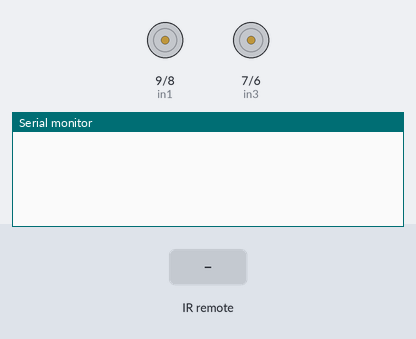
Bench run of a sketch on a simulated Arduino Uno, built with avr-gcc and run on an emulated ATmega328P. On the bench: motor-driver pin pairs drawn as motors (green arrow = first pin HIGH = forward, orange = second pin HIGH = backward, longer = more drive, scaled by the enable pin), the last lines printed to the serial monitor. The test bench sets the inputs (shaded band).

Above: at 1.2 s.
1.3 s: infrared code 0xFF22DD received
At 2.9 s:
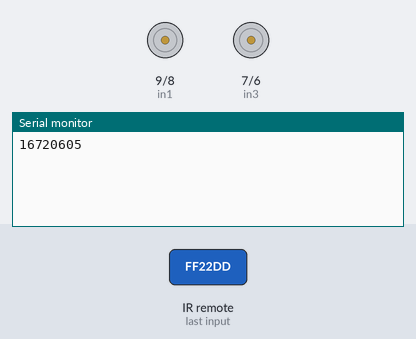
3.2 s: infrared code 0xFFC23D received
At 4.5 s:
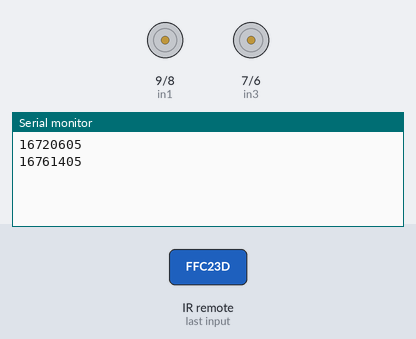
5.1 s: infrared code 0xFFA857 received
At 5.8 s:
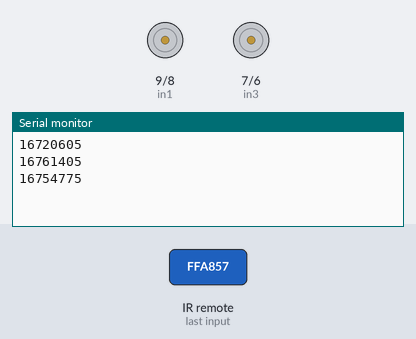
7.5 s: infrared code 0xFF629D received
At 8.1 s:
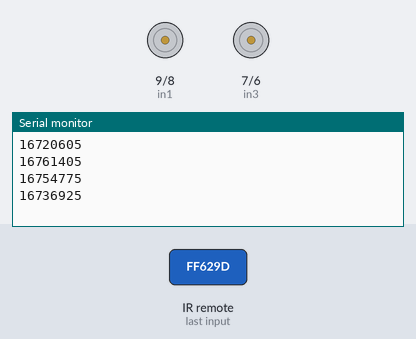
Timing chart, 0 to 10.5 s (numbered marks = the images above; inputs shaded):
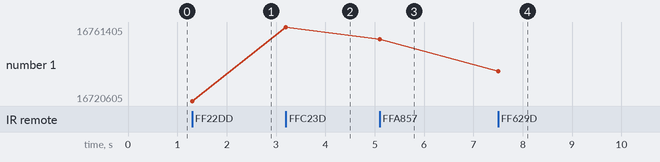

Measured:
- after the input at 1.3 s, the serial monitor: prints a new line at once (image 1)
- after the input at 3.2 s, the serial monitor: prints a new line at once (image 2)
- after the input at 5.1 s, the serial monitor: prints a new line at once (image 3)
- after the input at 7.5 s, the serial monitor: prints a new line at once (image 4)
- plotted number 1: 16720605 → 16761405 after the input at 3.2 s, 16761405 → 16754775 after the input at 5.1 s, 16754775 → 16736925 after the input at 7.5 s

The sketch:

movebot.ino
```cpp
//www.elegoo.com
//2016.09.12

#include <IRremote.h>
int receiverpin = 12;
int in1=9;
int in2=8;
int in3=7;
int in4=6;
int ENA=10;
int ENB=5;
int ABS=130;
unsigned long RED;
#define A 16720605

#define B 16761405

#define X 16712445

#define C 16754775

#define D 16736925

#define hashtag 16732845


IRrecv irrecv(receiverpin);
decode_results results;

void _mForward()
{
  digitalWrite(in1,LOW);
  digitalWrite(in2,HIGH);
  digitalWrite(in3,LOW);
  digitalWrite(in4,HIGH);
  delay(285);
  digitalWrite(in1,LOW);
  digitalWrite(in2,LOW);
  digitalWrite(in3,LOW);
  digitalWrite(in4,LOW);

}
void _mBack()
{
  digitalWrite(in1,HIGH);
  digitalWrite(in2,LOW);
  digitalWrite(in3,HIGH);
  digitalWrite(in4,LOW);
  delay(285);
  digitalWrite(in1,LOW);
  digitalWrite(in2,LOW);
  digitalWrite(in3,LOW);
  digitalWrite(in4,LOW);

}
void _mleft()
{
  digitalWrite(in1,LOW);
  digitalWrite(in2,HIGH);
  digitalWrite(in3,HIGH);
  digitalWrite(in4,LOW);
  delay(750);
  digitalWrite(in1,LOW);
  digitalWrite(in2,LOW);
  digitalWrite(in3,LOW);
  digitalWrite(in4,LOW);


}
void _mright()
{
  digitalWrite(in1,HIGH);
  digitalWrite(in2,LOW);
  digitalWrite(in3,LOW);
  digitalWrite(in4,HIGH);
  delay(750);
  digitalWrite(in1,LOW);
  digitalWrite(in2,LOW);
  digitalWrite(in3,LOW);
  digitalWrite(in4,LOW);

}
void _mStop()
{
  digitalWrite(in1,LOW);
  digitalWrite(in2,LOW);
  digitalWrite(in3,LOW);
  digitalWrite(in4,LOW);


}
void setup() {
  // put your setup code here, to run once:
  pinMode(in1,OUTPUT);
  pinMode(in2,OUTPUT);
  pinMode(in3,OUTPUT);
  pinMode(in4,OUTPUT);
  pinMode(ENA,OUTPUT);
  pinMode(ENB,OUTPUT);
  pinMode(receiverpin,INPUT);
  Serial.begin(9600);
  _mStop();
  irrecv.enableIRIn();
}

void loop() {
  if (irrecv.decode(&results))
    {

      RED=results.value;
       Serial.println(RED);
       irrecv.resume();
    delay(150);
    if(RED==A)
  {
     _mForward();
  }

  else if(RED==B)
  {
        _mBack();
  }

  else if(RED==C)
  {
        _mleft();
  }

  else if(RED==D)
  {
        _mright();
   }


  else if(RED==X)
  {
         _mStop();
   }

}
}
```
